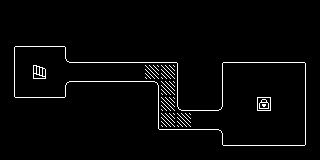

Tiled map render using the project's own tile images. Description and the map definition, with tile-layer contents summarised, below:
An orthogonal 20x10 tile map with 16x16 px tiles, 1 tile layer (Tile Layer 1) and 204 objects (153x wall, 39x ground, 6x bonus, 3x text, player, ...).

<map version="1.8" tiledversion="1.8.4" orientation="orthogonal" renderorder="right-down" width="20" height="10" tilewidth="16" tileheight="16" infinite="0" nextlayerid="4" nextobjectid="414">
 <properties>
  <property name="nextLevel" value="level1.tmx" />
  <property name="paintGoalPercent" type="float" value="0.35" />
 </properties>
 <tileset firstgid="1" source="default_tileset.tsx" />
 <layer id="1" name="Tile Layer 1" width="20" height="10">
  <data>[200 cells, 200 non-empty, 16 distinct tile ids]</data>
 </layer>
 <objectgroup id="2" name="objects">
  <object id="1" name="player" x="32" y="64">
   <point />
  </object>
  <object id="211" name="text" x="-16" y="32">
   <properties>
    <property name="contents" value="Press arrow keys to move" />
   </properties>
   <point />
  </object>
  <object id="212" name="text" x="208" y="150">
   <properties>
    <property name="contents">Reach the painted tile goal
to unlock the next level!</property>
   </properties>
   <point />
  </object>
  <object id="213" name="text" x="120" y="40">
   <properties>
    <property name="contents">Paint all bonus tiles
to unlock powerups</property>
   </properties>
   <point />
  </object>
 </objectgroup>
 <objectgroup id="3" name="collisionmap" visible="0">
  <object id="214" type="stairs_up" x="32" y="64" width="16" height="16" />
  <object id="215" type="stairs_down" x="256" y="96" width="16" height="16" />
  <object id="216" type="wall" x="224" y="0" width="16" height="16" />
  <object id="217" type="wall" x="240" y="0" width="16" height="16" />
  <object id="218" type="wall" x="256" y="0" width="16" height="16" />
  <object id="219" type="wall" x="272" y="0" width="16" height="16" />
  <object id="220" type="wall" x="288" y="0" width="16" height="16" />
  <object id="221" type="wall" x="304" y="0" width="16" height="16" />
  <object id="222" type="wall" x="224" y="16" width="16" height="16" />
  <object id="223" type="wall" x="240" y="16" width="16" height="16" />
  <object id="224" type="wall" x="256" y="16" width="16" height="16" />
  <object id="225" type="wall" x="272" y="16" width="16" height="16" />
  <object id="226" type="wall" x="288" y="16" width="16" height="16" />
  <object id="227" type="wall" x="304" y="16" width="16" height="16" />
  <object id="228" type="wall" x="224" y="32" width="16" height="16" />
  <object id="229" type="wall" x="240" y="32" width="16" height="16" />
  <object id="230" type="wall" x="256" y="32" width="16" height="16" />
  <object id="231" type="wall" x="272" y="32" width="16" height="16" />
  <object id="232" type="wall" x="288" y="32" width="16" height="16" />
  <object id="233" type="wall" x="304" y="32" width="16" height="16" />
  <object id="234" type="wall" x="128" y="0" width="16" height="16" />
  <object id="235" type="wall" x="144" y="0" width="16" height="16" />
  <object id="236" type="wall" x="160" y="0" width="16" height="16" />
  <object id="237" type="wall" x="176" y="0" width="16" height="16" />
  <object id="238" type="wall" x="192" y="0" width="16" height="16" />
  <object id="239" type="wall" x="208" y="0" width="16" height="16" />
  <object id="240" type="wall" x="128" y="16" width="16" height="16" />
  <object id="241" type="wall" x="144" y="16" width="16" height="16" />
  <object id="242" type="wall" x="160" y="16" width="16" height="16" />
  <object id="243" type="wall" x="176" y="16" width="16" height="16" />
  <object id="244" type="wall" x="192" y="16" width="16" height="16" />
  <object id="245" type="wall" x="208" y="16" width="16" height="16" />
  <object id="246" type="wall" x="128" y="32" width="16" height="16" />
  <object id="247" type="wall" x="144" y="32" width="16" height="16" />
  <object id="248" type="wall" x="160" y="32" width="16" height="16" />
  <object id="249" type="wall" x="176" y="32" width="16" height="16" />
  <object id="250" type="wall" x="192" y="32" width="16" height="16" />
  <object id="251" type="wall" x="208" y="32" width="16" height="16" />
  <object id="252" type="wall" x="32" y="0" width="16" height="16" />
  <object id="253" type="wall" x="48" y="0" width="16" height="16" />
  <object id="254" type="wall" x="64" y="0" width="16" height="16" />
  <object id="255" type="wall" x="80" y="0" width="16" height="16" />
  <object id="256" type="wall" x="96" y="0" width="16" height="16" />
  <object id="257" type="wall" x="112" y="0" width="16" height="16" />
  <object id="258" type="wall" x="32" y="16" width="16" height="16" />
  <object id="259" type="wall" x="48" y="16" width="16" height="16" />
  <object id="260" type="wall" x="64" y="16" width="16" height="16" />
  <object id="261" type="wall" x="80" y="16" width="16" height="16" />
  <object id="262" type="wall" x="96" y="16" width="16" height="16" />
  <object id="263" type="wall" x="112" y="16" width="16" height="16" />
  <object id="264" type="wall" x="32" y="32" width="16" height="16" />
  <object id="265" type="wall" x="48" y="32" width="16" height="16" />
  <object id="266" type="wall" x="64" y="32" width="16" height="16" />
  <object id="267" type="wall" x="80" y="32" width="16" height="16" />
  <object id="268" type="wall" x="96" y="32" width="16" height="16" />
  <object id="269" type="wall" x="112" y="32" width="16" height="16" />
  <object id="270" type="wall" x="0" y="0" width="16" height="16" />
  <object id="271" type="wall" x="16" y="0" width="16" height="16" />
  <object id="272" type="wall" x="0" y="16" width="16" height="16" />
  <object id="273" type="wall" x="16" y="16" width="16" height="16" />
  <object id="274" type="wall" x="0" y="32" width="16" height="16" />
  <object id="275" type="wall" x="16" y="32" width="16" height="16" />
  <object id="276" type="wall" x="0" y="48" width="16" height="16" />
  <object id="277" type="wall" x="0" y="64" width="16" height="16" />
  <object id="278" type="wall" x="0" y="80" width="16" height="16" />
  <object id="279" type="wall" x="0" y="96" width="16" height="16" />
  <object id="280" type="wall" x="0" y="112" width="16" height="16" />
  <object id="281" type="wall" x="0" y="128" width="16" height="16" />
  <object id="282" type="wall" x="16" y="96" width="16" height="16" />
  <object id="283" type="wall" x="16" y="112" width="16" height="16" />
  <object id="284" type="wall" x="16" y="128" width="16" height="16" />
  <object id="285" type="wall" x="0" y="144" width="16" height="16" />
  <object id="286" type="wall" x="16" y="144" width="16" height="16" />
  <object id="287" type="wall" x="32" y="96" width="16" height="16" />
  <object id="288" type="wall" x="32" y="112" width="16" height="16" />
  <object id="289" type="wall" x="32" y="128" width="16" height="16" />
  <object id="290" type="wall" x="48" y="96" width="16" height="16" />
  <object id="291" type="wall" x="48" y="112" width="16" height="16" />
  <object id="292" type="wall" x="48" y="128" width="16" height="16" />
  <object id="293" type="wall" x="32" y="144" width="16" height="16" />
  <object id="294" type="wall" x="48" y="144" width="16" height="16" />
  <object id="295" type="wall" x="64" y="96" width="16" height="16" />
  <object id="296" type="wall" x="64" y="112" width="16" height="16" />
  <object id="297" type="wall" x="64" y="128" width="16" height="16" />
  <object id="298" type="wall" x="80" y="96" width="16" height="16" />
  <object id="299" type="wall" x="80" y="112" width="16" height="16" />
  <object id="300" type="wall" x="80" y="128" width="16" height="16" />
  <object id="301" type="wall" x="64" y="144" width="16" height="16" />
  <object id="302" type="wall" x="80" y="144" width="16" height="16" />
  <object id="303" type="wall" x="96" y="96" width="16" height="16" />
  <object id="304" type="wall" x="96" y="112" width="16" height="16" />
  <object id="305" type="wall" x="96" y="128" width="16" height="16" />
  </objectgroup>
</map>
<!-- 108 of 204 objects omitted -->
